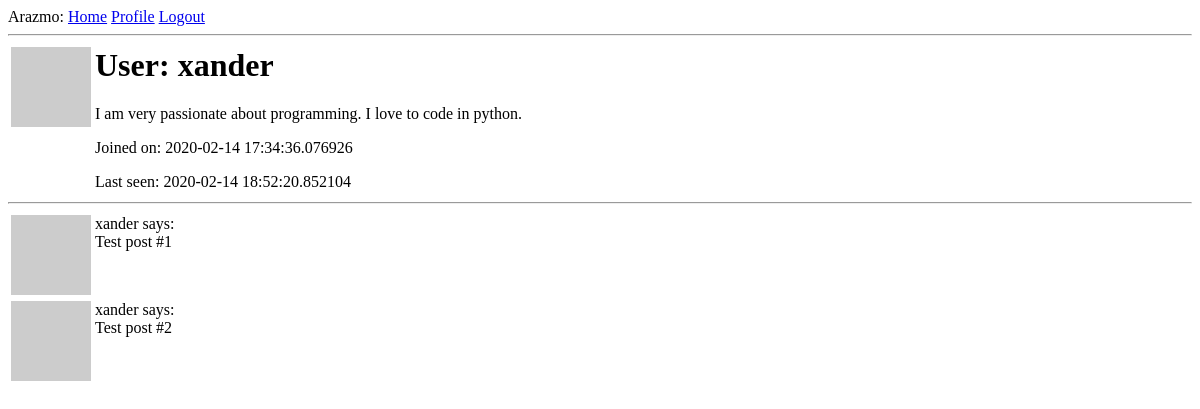
Page /xander (signed in) on the earlier database version.
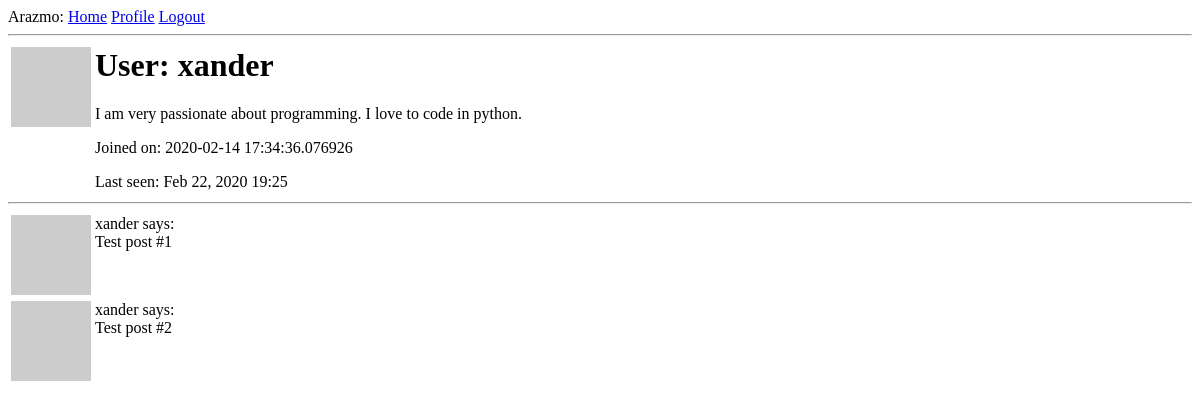
Same page on the later database version.
### app/models.py (models this page shows, shortened)
class User(UserMixin, db.Model):
    id = db.Column(db.Integer, primary_key=True)
    username = db.Column(db.String(64), index=True, unique=True)
    email = db.Column(db.String(120), index=True, unique=True)
    password_hash = db.Column(db.String(128))
    posts = db.relationship('Post', backref='author', lazy='dynamic')
    about_me = db.Column(db.String(140))
    date_joined = db.Column(db.String(64), default=datetime.utcnow().strftime("%b %d, %Y"))
    last_seen = db.Column(db.String(64), default=datetime.utcnow)
    followed = db.relationship(
        'User', secondary=followers,
        primaryjoin=(followers.c.follower_id == id),
        secondaryjoin = (followers.c.followed_id == id),
        backref=db.backref('followers', lazy='dynamic'), lazy='dynamic'
    )
    def avatar(self, size):
        digest = md5(self.email.lower().encode('utf8')).hexdigest()
        return 'https://www.gravatar.com/avatar/{}?d=identicon&s={}'.format(digest, size)

### app/routes.py (the view)
@app.route("/<username>")
@login_required
def user(username):
    user = User.query.filter_by(username=username).first_or_404()
    posts = [
        {"author": user, 'body': 'Test post #1'},
        {"author": user, 'body': 'Test post #2'}
    ]
    return render_template("user.html", user=user, posts=posts)

### app/models.py (called while the page is built)
@login.user_loader
def load_user(id):
    return User.query.get(int(id))

### app/routes.py (called while the page is built)
@app.before_request
def before_request():
    if current_user.is_authenticated:
        current_user.last_seen = datetime.utcnow().strftime("%b %d, %Y %H:%M")
        db.session.commit()

### app/templates/user.html (shortened to what this page needs)
{% extends "base.html"%}
{% block content%}
    <table>
        <tr valign="top">
            <td>
                <img src="{{ user.avatar(80)}}" alt="">
            </td>
            <td>
                <h1>User: {{ user.username}}</h1>
                {% if user.about_me %}
                    <p>{{ user.about_me }}</p>
                {% endif %}
                {% if user.date_joined %}
                    <p>
                        Joined on: {{ user.date_joined }}
                    </p>
                {% endif %}
                {% if user.last_seen %}
                    <p>
                        Last seen: {{ user.last_seen }}
                    </p>
                {% endif %}
            </td>
        </tr>
    </table>
    <hr>
    {% for post in posts%}
        {% include '_post.html'%}
    {% endfor %}
{% endblock %}

### app/templates/base.html (shortened to what this page needs)
<html>
    <head>
    </head>
    <body>
        <div>
            Arazmo:
            <a href="{{ url_for("index")}}">Home</a>
            {% if current_user.is_anonymous %}
            <a href="{{ url_for("login")}}">Login</a>
            {% else %}
            <a href="{{ url_for("user", username=current_user.username)}}">Profile</a>
            <a href="{{ url_for("logout")}}">Logout</a>
            {% endif %}
        </div>
        <hr>
        {% block content %}
        {% endblock %}
    </body>
</html>

### app/templates/_post.html
<table>
    <tr valign="top">
        <td><img src="{{ post.author.avatar(32) }}"></td>
        <td>{{ post.author.username }} says:<br>{{ post.body }}</td>
    </tr>
</table>

Differences in the rows shown:
changed User "xander": last_seen "2020-02-14 18:52:20.852104" → "Feb 22, 2020 19:25"
